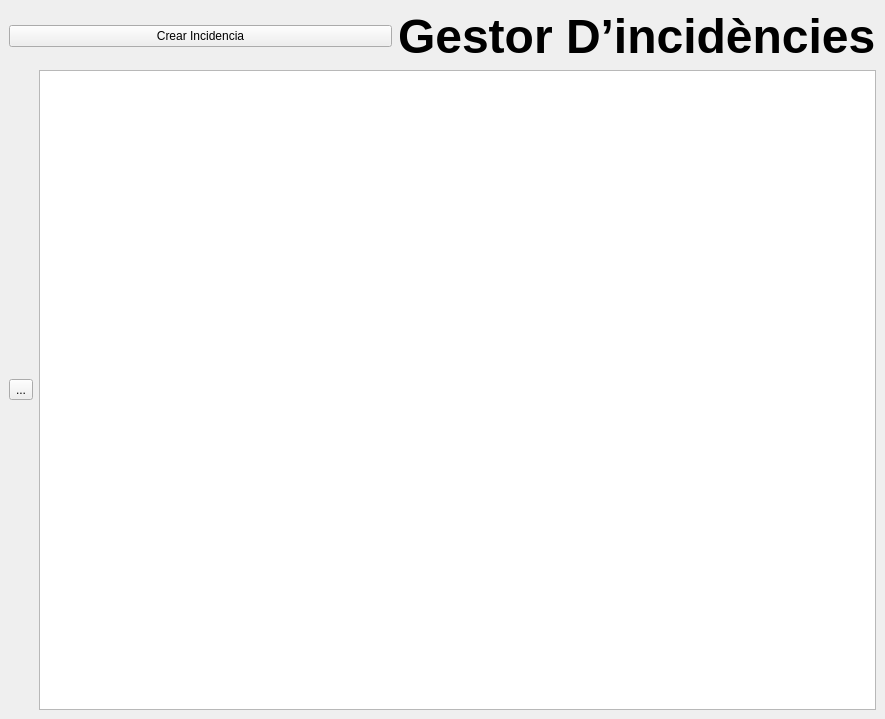
<?xml version="1.0" encoding="UTF-8"?>
<ui version="4.0">
 <class>MainWindow</class>
 <widget class="QMainWindow" name="MainWindow">
  <property name="geometry">
   <rect>
    <x>0</x>
    <y>0</y>
    <width>885</width>
    <height>719</height>
   </rect>
  </property>
  <property name="windowTitle">
   <string>Gestor d'incidencies</string>
  </property>
  <widget class="QWidget" name="centralwidget">
   <layout class="QVBoxLayout" name="verticalLayout">
    <item>
     <layout class="QVBoxLayout" name="mainLayout">
      <item>
       <layout class="QHBoxLayout" name="headerLayout">
        <item>
         <widget class="QPushButton" name="btnCreacioIncidencia">
          <property name="text">
           <string>Crear Incidencia</string>
          </property>
         </widget>
        </item>
        <item>
         <widget class="QLabel" name="Title">
          <property name="text">
           <string>&lt;html&gt;&lt;head/&gt;&lt;body&gt;&lt;p&gt;&lt;span style=&quot; font-size:36pt; font-weight:700;&quot;&gt;Gestor D’incidències&lt;/span&gt;&lt;/p&gt;&lt;/body&gt;&lt;/html&gt;</string>
          </property>
         </widget>
        </item>
       </layout>
      </item>
      <item>
       <layout class="QHBoxLayout" name="bodyLayout">
        <item>
         <widget class="QToolButton" name="menu">
          <property name="text">
           <string>...</string>
          </property>
         </widget>
        </item>
        <item>
         <widget class="QListView" name="llistaIncidencies"/>
        </item>
       </layout>
      </item>
     </layout>
    </item>
   </layout>
  </widget>
 </widget>
 <resources/>
 <connections/>
</ui>
